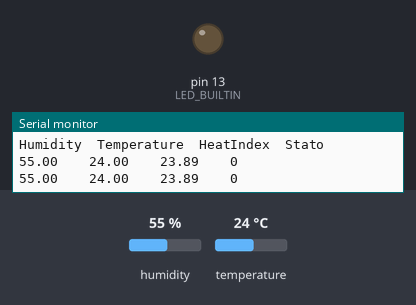
The sketch below on a simulated Arduino Uno, built with avr-gcc and run on an emulated ATmega328P. On the bench: output pins drawn as LEDs (lit = HIGH), the last lines printed to the serial monitor. The test bench sets the inputs (shaded band); at power-on: temperature 24 °C, humidity 55 %.

Above: at 4.8 s.
4.9 s: temperature set to 22 °C
At 6.9 s:
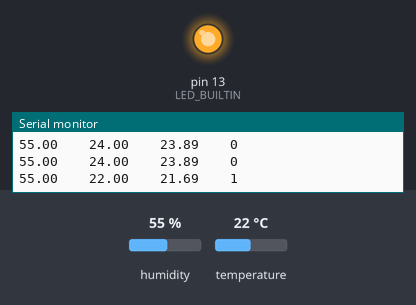
7.9 s: temperature set to 25 °C
10.9 s: temperature set to 28 °C
At 13.0 s:
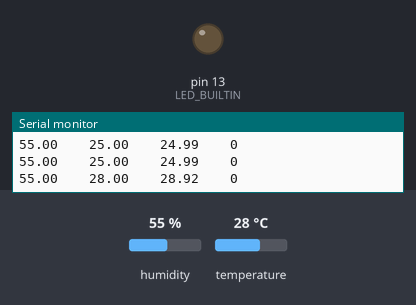
13.9 s: temperature set to 12 °C
At 15.4 s:
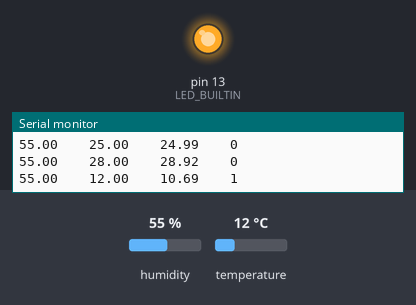
Timing chart, 0 to 16.9 s (numbered marks = the images above; inputs shaded):
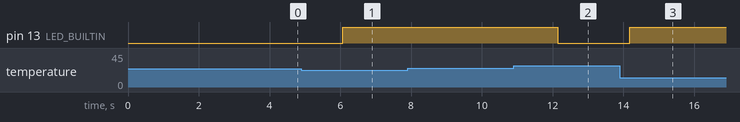

The sketch:

02-02_DHTermostato.ino
```cpp
// Example testing sketch for various DHT humidity/temperature sensors
// Written by ladyada, public domain

// REQUIRES the following Arduino libraries:
// - DHT Sensor Library: https://github.com/adafruit/DHT-sensor-library
// - Adafruit Unified Sensor Lib: https://github.com/adafruit/Adafruit_Sensor

#include "DHT.h"

#define DHTPIN 2     // Digital pin connected to the DHT sensor
// Feather HUZZAH ESP8266 note: use pins 3, 4, 5, 12, 13 or 14 --
// Pin 15 can work but DHT must be disconnected during program upload.

// Uncomment whatever type you're using!
#define DHTTYPE DHT11   // DHT 11
//#define DHTTYPE DHT22   // DHT 22  (AM2302), AM2321
//#define DHTTYPE DHT21   // DHT 21 (AM2301)

// Connect pin 1 (on the left) of the sensor to +5V
// NOTE: If using a board with 3.3V logic like an Arduino Due connect pin 1
// to 3.3V instead of 5V!
// Connect pin 2 of the sensor to whatever your DHTPIN is
// Connect pin 4 (on the right) of the sensor to GROUND
// Connect a 10K resistor from pin 2 (data) to pin 1 (power) of the sensor

// Initialize DHT sensor.
// Note that older versions of this library took an optional third parameter to
// tweak the timings for faster processors.  This parameter is no longer needed
// as the current DHT reading algorithm adjusts itself to work on faster procs.
DHT dht(DHTPIN, DHTTYPE);

//Temperatura di scambio
#define TEMPERATURA 25
#define ISTERESI 1

void setup() {
  pinMode(LED_BUILTIN,OUTPUT);
  Serial.begin(9600);   //velocita di seriale da inizializzare
  Serial.println(F("DHTxx test!"));

  dht.begin();
  Serial.println(F("Humidity\tTemperature\tHeatIndex\tStato"));

}

void loop() {
  // Wait a few seconds between measurements.
  delay(2000);

  // Reading temperature or humidity takes about 250 milliseconds!
  // Sensor readings may also be up to 2 seconds 'old' (its a very slow sensor)
  float h = dht.readHumidity();
  // Read temperature as Celsius (the default)
  float t = dht.readTemperature();
  // Read temperature as Fahrenheit (isFahrenheit = true)
  float f = dht.readTemperature(true);
  bool stato;
  // Check if any reads failed and exit early (to try again).
  if (isnan(h) || isnan(t) || isnan(f)) {
    Serial.println(F("Failed to read from DHT sensor!"));
    return;
  }

  // Compute heat index in Fahrenheit (the default)
  float hif = dht.computeHeatIndex(f, h);
  // Compute heat index in Celsius (isFahreheit = false)
  float hic = dht.computeHeatIndex(t, h, false);
  //Serial.println(F("Humidity\tTemperature\tHeat Index"));
  //Serial.print(F("Humidity: "));
  Serial.print(h);
  Serial.print(F("\t\t"));
  Serial.print(t);
  Serial.print(F("\t\t"));
  Serial.print(hic);
  Serial.print(F("\t\t"));
  if(t < TEMPERATURA - ISTERESI) {
    digitalWrite(LED_BUILTIN,HIGH);
    stato = 1;
    Serial.println(stato);
  }
  else if (t > TEMPERATURA + ISTERESI){
    digitalWrite(LED_BUILTIN,LOW);
    stato = 0;
    Serial.println(stato);
  }
  else Serial.println(stato);
}
```

Measured:
- the behaviour switches between 24 and 23 °C on temperature (found by bisection; images 0 and 1)
- the behaviour switches between 26 and 27 °C on temperature (found by bisection; images 1 and 2)
- after the input at 4.9 s, pin 13 (LED_BUILTIN): LOW → HIGH after 1.2 s
- after the input at 10.9 s, pin 13 (LED_BUILTIN): HIGH → LOW after 1.2 s
- after the input at 13.9 s, pin 13 (LED_BUILTIN): LOW → HIGH after 0.27 s
